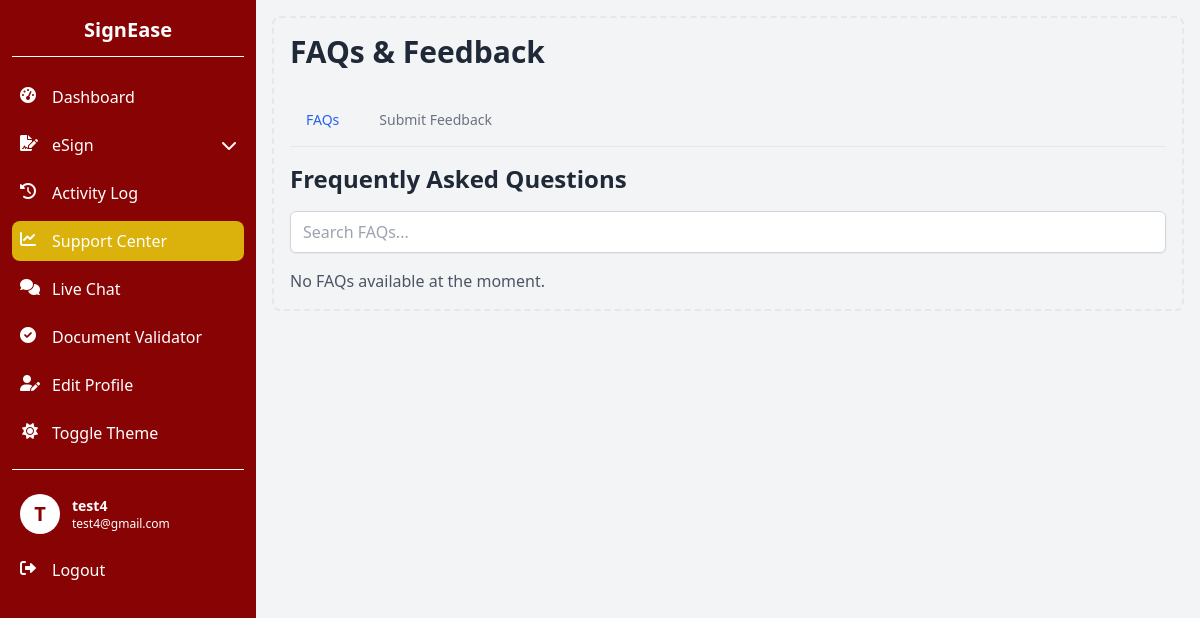
The app's page /insights_hub.php (signed in) with its own data.
### tables this page shows
CREATE TABLE `users` (
  `id` int(11) NOT NULL,
  `username` varchar(50) NOT NULL,
  `email` varchar(100) NOT NULL,
  `password` varchar(255) NOT NULL,
  `nic` varchar(12) NOT NULL,
  `position` varchar(255) NOT NULL,
  `faculty` varchar(255) NOT NULL,
  `mobile` varchar(15) NOT NULL,
  `name` varchar(255) NOT NULL,
  `employee_number` varchar(100) DEFAULT NULL,
  `role` enum('admin','user') NOT NULL DEFAULT 'user',
  `status` enum('pending','approved') NOT NULL DEFAULT 'pending',
  `created_at` timestamp NOT NULL DEFAULT current_timestamp()
);

### insights_hub.php (the view, shortened to what this page needs)
<?php
include 'sidebar.php';
$stmt = $conn->prepare("SELECT role FROM users WHERE id = ?");
$stmt->bind_param("i", $_SESSION['user_id']);
$stmt->execute();
$result = $stmt->get_result();
$user = $result->fetch_assoc();
$is_admin = ($user['role'] === 'admin');
function getFAQs() {
    global $conn;
    $result = $conn->query("SELECT * FROM faq ORDER BY id DESC");
    return $result->fetch_all(MYSQLI_ASSOC);
}
$faqs = getFAQs();
?>
<!DOCTYPE html>
<html lang="en">
<head>
    <script src="https://cdn.tailwindcss.com"></script>
    <link href="https://cdnjs.cloudflare.com/ajax/libs/font-awesome/6.0.0-beta3/css/all.min.css" rel="stylesheet">
</head>
<body class="bg-gray-100 dark:bg-gray-900">
    <div class="p-4 sm:ml-64">
        <div class="p-4 border-2 border-gray-200 border-dashed rounded-lg dark:border-gray-700">
            <h1 class="text-3xl font-bold mb-6 text-gray-800 dark:text-white">
                <?php echo $is_admin ? 'Insights Hub' : 'FAQs & Feedback'; ?>
            </h1>
            <div class="mb-4">
                <ul class="flex flex-wrap text-sm font-medium text-center text-gray-500 border-b border-gray-200 dark:border-gray-700 dark:text-gray-400">
                    <li class="mr-2">
                        <a href="#" class="inline-block p-4 text-blue-600 bg-gray-100 rounded-t-lg active dark:bg-gray-800 dark:text-blue-500" data-tab="faq-section">FAQs</a>
                    </li>
                    <li class="mr-2">
                        <a href="#" class="inline-block p-4 rounded-t-lg hover:text-gray-600 hover:bg-gray-50 dark:hover:bg-gray-800 dark:hover:text-gray-300" data-tab="<?php echo $is_admin ? 'feedback-section' : 'submit-feedback-section'; ?>">
                            <?php echo $is_admin ? 'Feedback' : 'Submit Feedback'; ?>
                        </a>
                    </li>
                </ul>
            </div>
            <div id="faq-section" class="tab-content active fade-in">
                <h2 class="text-2xl font-bold mb-4 text-gray-800 dark:text-white">
                    <?php echo $is_admin ? 'FAQs' : 'Frequently Asked Questions'; ?>
                </h2>
                <?php if ($is_admin): ?>
                    <?php if (empty($faqs)): ?>
                        <div class="text-center py-8">
                            <p class="text-gray-600 dark:text-gray-400 mb-4">No FAQs available. Add your first FAQ!</p>
                            <button onclick="openFAQModal()" class="bg-blue-500 hover:bg-blue-600 text-white font-bold py-2 px-4 rounded transition duration-300 ease-in-out transform hover:scale-105 dark:bg-blue-600 dark:hover:bg-blue-700">
                                <i class="fas fa-plus mr-2"></i>Add FAQ
                            </button>
                        </div>
                    <?php else: ?>
                        <div class="mb-4 text-right">
                            <button onclick="openFAQModal()" class="bg-blue-500 hover:bg-blue-600 text-white font-bold py-2 px-4 rounded transition duration-300 ease-in-out transform hover:scale-105 dark:bg-blue-600 dark:hover:bg-blue-700">
                                <i class="fas fa-plus mr-2"></i>Add FAQ
                            </button>
                        </div>
                        <div class="space-y-4">
                            <?php foreach ($faqs as $faq): ?>
                                <div class="bg-white dark:bg-gray-800 shadow-md rounded-lg p-4 transition duration-300 ease-in-out hover:shadow-lg">
                                    <h3 class="text-lg font-semibold text-gray-900 dark:text-white mb-2"><?php echo htmlspecialchars($faq['question']); ?></h3>
                                    <p class="text-gray-700 dark:text-gray-300 mb-4"><?php echo htmlspecialchars($faq['answer']); ?></p>
                                    <div class="flex justify-end space-x-2">
                                        <button onclick="openFAQModal(<?php echo htmlspecialchars(json_encode($faq)); ?>)" class="text-blue-600 hover:text-blue-800 dark:text-blue-400 dark:hover:text-blue-200 transition duration-300 ease-in-out">
                                            <i class="fas fa-edit mr-1"></i>Edit
                                        </button>
                                        <button onclick="deleteFAQ(<?php echo $faq['id']; ?>)" class="text-red-600 hover:text-red-800 dark:text-red-400 dark:hover:text-red-200 transition duration-300 ease-in-out">
                                            <i class="fas fa-trash-alt mr-1"></i>Delete
                                        </button>
                                    </div>
                                </div>
                            <?php endforeach; ?>
                        </div>
                    <?php endif; ?>
                <?php else: ?>
                    <div class="mb-4">
                        <input type="text" id="faq-search" placeholder="Search FAQs..." class="w-full px-3 py-2 border border-gray-300 rounded-md shadow-sm focus:outline-none focus:ring-blue-500 focus:border-blue-500 dark:bg-gray-700 dark:border-gray-600 dark:text-white dark:placeholder-gray-400">
                    </div>
                    <?php if (empty($faqs)): ?>
                        <p class="text-gray-600 dark:text-gray-400">No FAQs available at the moment.</p>
                    <?php endif; ?>
                <?php endif; ?>
            </div>
        </div>
    </div>
</body>
</html>

### sidebar.php (shortened to what this page needs)
<?php
include 'session.php';
$stmt = $conn->prepare("SELECT name, email, role FROM users WHERE id = ?");
$stmt->bind_param("i", $_SESSION['user_id']);
$stmt->execute();
$result = $stmt->get_result();
$user = $result->fetch_assoc();
function getDocumentsToSignCount($userId) {
    global $conn;
    $stmt = $conn->prepare("SELECT COUNT(*) FROM documents WHERE recipient_id = ? AND status = 'sent'");
    $stmt->bind_param("i", $userId);
    $stmt->execute();
    $result = $stmt->get_result();
    $count = $result->fetch_row()[0];
    return $count;
}
function getUnreadMessagesCount($userId) {
    global $conn;
    $stmt = $conn->prepare("SELECT COUNT(*) FROM messages WHERE receiver_id = ? AND `read` = 0");
    $stmt->bind_param("i", $userId);
    $stmt->execute();
    $result = $stmt->get_result();
    $count = $result->fetch_row()[0];
    return $count;
}
$documentsToSignCount = getDocumentsToSignCount($_SESSION['user_id']);
$unreadMessagesCount = getUnreadMessagesCount($_SESSION['user_id']);
$sharedMenuItems = [
    ['url' => 'dashboard.php', 'icon' => 'fas fa-tachometer-alt', 'text' => 'Dashboard'],
    ['url' => '#', 'icon' => 'fas fa-file-signature', 'text' => 'eSign', 'submenu' => [
        ['url' => 'upload_documents.php', 'text' => 'Document Upload'],
        ['url' => 'documents_to_sign.php', 'text' => 'Documents to Sign', 'badge' => $documentsToSignCount],
    ]],
    ['url' => 'activity_log.php', 'icon' => 'fas fa-history', 'text' => 'Activity Log'],
    ['url' => 'insights_hub.php', 'icon' => 'fas fa-chart-line', 'text' => 'Support Center'],
    ['url' => 'chat.php', 'icon' => 'fas fa-comments', 'text' => 'Live Chat', 'badge' => $unreadMessagesCount],
    ['url' => 'validator.php', 'icon' => 'fas fa-check-circle', 'text' => 'Document Validator'],
];
$menuItems = $sharedMenuItems;
$menuItems[] = ['url' => 'edit_profile.php', 'icon' => 'fas fa-user-edit', 'text' => 'Edit Profile'];
function renderMenuItem($item, $isAdmin) {
    $currentPage = basename($_SERVER['PHP_SELF']);
    $isActive = basename($item['url']) === $currentPage;
    $submenuHtml = '';
    if (isset($item['submenu'])) {
        $submenuHtml .= '<ul class="ml-4 mt-2 space-y-2 hidden submenu">';
        foreach ($item['submenu'] as $subitem) {
            $isSubActive = basename($subitem['url']) === $currentPage;
            $activeSubClass = $isSubActive ? 'bg-sidebar-hover' : '';
            $badgeHtml = isset($subitem['badge']) && $subitem['badge'] > 0 ? '<span class="inline-flex items-center justify-center w-5 h-5 ml-2 text-xs font-semibold text-white bg-red-500 rounded-full">' . $subitem['badge'] . '</span>' : '';
            $submenuHtml .= '<li><a href="' . $subitem['url'] . '" class="flex items-center p-2 text-white rounded-lg hover:bg-sidebar-hover group ' . $activeSubClass . '">' . $subitem['text'] . $badgeHtml . '</a></li>';
        }
        $submenuHtml .= '</ul>';
    }
    $adminClass = $isAdmin ? 'border-l-4 border-sidebar-text pl-3' : '';
    $dropdownClass = isset($item['submenu']) ? 'dropdown-toggle' : '';
    $activeClass = $isActive ? 'bg-sidebar-hover text-white' : '';
    $badgeHtml = isset($item['badge']) && $item['badge'] > 0 ? '<span class="inline-flex items-center justify-center w-5 h-5 ml-2 text-xs font-semibold text-white bg-red-500 rounded-full">' . $item['badge'] . '</span>' : '';
    return '
    <li>
        <a href="' . $item['url'] . '" class="flex items-center p-2 text-white rounded-lg hover:bg-sidebar-hover group ' . $adminClass . ' ' . $dropdownClass . ' ' . $activeClass . '">
            <i class="' . $item['icon'] . ' w-5 h-5 text-sidebar-text group-hover:text-sidebar-text ' . ($isActive ? 'text-white' : '') . '"></i>
            <span class="ml-3">' . $item['text'] . '</span>
            ' . $badgeHtml . '
            ' . (isset($item['submenu']) ? '<i class="fas fa-chevron-down ml-auto text-sidebar-text group-hover:text-sidebar-text transition-transform duration-200"></i>' : '') . '
        </a>
        ' . $submenuHtml . '
    </li>';
}
?>
<!DOCTYPE html>
<html lang="en">
<head>
    <script src="https://cdn.tailwindcss.com"></script>
    <link href="https://cdnjs.cloudflare.com/ajax/libs/font-awesome/6.0.0-beta3/css/all.min.css" rel="stylesheet">
</head>
<body class="bg-gray-100 dark:bg-gray-900">
    <div id="sidebar" class="fixed top-0 left-0 z-40 w-64 h-screen transition-transform -translate-x-full sm:translate-x-0">
        <div class="h-full px-3 py-4 overflow-y-auto bg-sidebar-bg text-sidebar-text">
            <div class="flex flex-col items-center justify-center mb-5 pb-3 border-b border-sidebar-text">
                <?php if ($user['role'] === 'admin'): ?>
                    <div class="w-16 h-16 bg-white rounded-full flex items-center justify-center mb-2">
                        <i class="fas fa-user-shield text-3xl text-primary"></i>
                    </div>
                    <span class="text-xl font-bold text-white">SignEase Admin</span>
                <?php else: ?>
                    <span class="text-xl font-semibold text-white">SignEase</span>
                <?php endif; ?>
            </div>
            <ul class="space-y-2 font-medium">
                <?php
                foreach ($menuItems as $item) {
                    echo renderMenuItem($item, $user['role'] === 'admin');
                }
                ?>
                <li>
                    <button id="themeToggle" class="flex items-center w-full p-2 text-sidebar-text rounded-lg hover:bg-sidebar-hover group">
                        <i id="themeIcon" class="fas fa-sun w-5 h-5 text-sidebar-text transition duration-75 group-hover:text-sidebar-text"></i>
                        <span class="ml-3">Toggle Theme</span>
                    </button>
                </li>
            </ul>
            <div class="pt-4 mt-4 space-y-2 font-medium border-t border-sidebar-text">
                <div id="userProfileTrigger" class="flex items-center p-2 text-white cursor-pointer hover:bg-sidebar-hover rounded-lg">
                    <div class="flex-shrink-0">
                        <div class="w-10 h-10 rounded-full bg-white flex items-center justify-center">
                            <span class="text-xl font-semibold text-primary"><?php echo strtoupper(substr($user['name'], 0, 1)); ?></span>
                        </div>
                    </div>
                    <div class="ml-3">
                        <p class="text-sm font-semibold"><?php echo htmlspecialchars($user['name']); ?></p>
                        <p class="text-xs text-white"><?php echo htmlspecialchars($user['email']); ?></p>
                    </div>
                </div>
                <a href="logout.php" class="flex items-center p-2 text-white rounded-lg hover:bg-sidebar-hover group">
                    <i class="fas fa-sign-out-alt w-5 h-5 text-sidebar-text group-hover:text-sidebar-text"></i>
                    <span class="ml-3">Logout</span>
                </a>
            </div>
        </div>
    </div>
</body>
</html>

### insights_hub.php (style rules this page uses)
* { transition: background-color 0.3s ease, color 0.3s ease, border-color 0.3s ease; }
.tab-content { display: none; }
.tab-content.active { display: block; }
.fade-in { animation: fadeIn 0.5s; }

### records on screen
users: name "T", name "test4", email "test4@gmail.com"

### other values on screen
$item['text'] "Dashboard"
$item['text'] "eSign"
$item['text'] "Activity Log"
$item['text'] "Support Center"
$item['text'] "Live Chat"
$item['text'] "Document Validator"
$item['text'] "Edit Profile"
